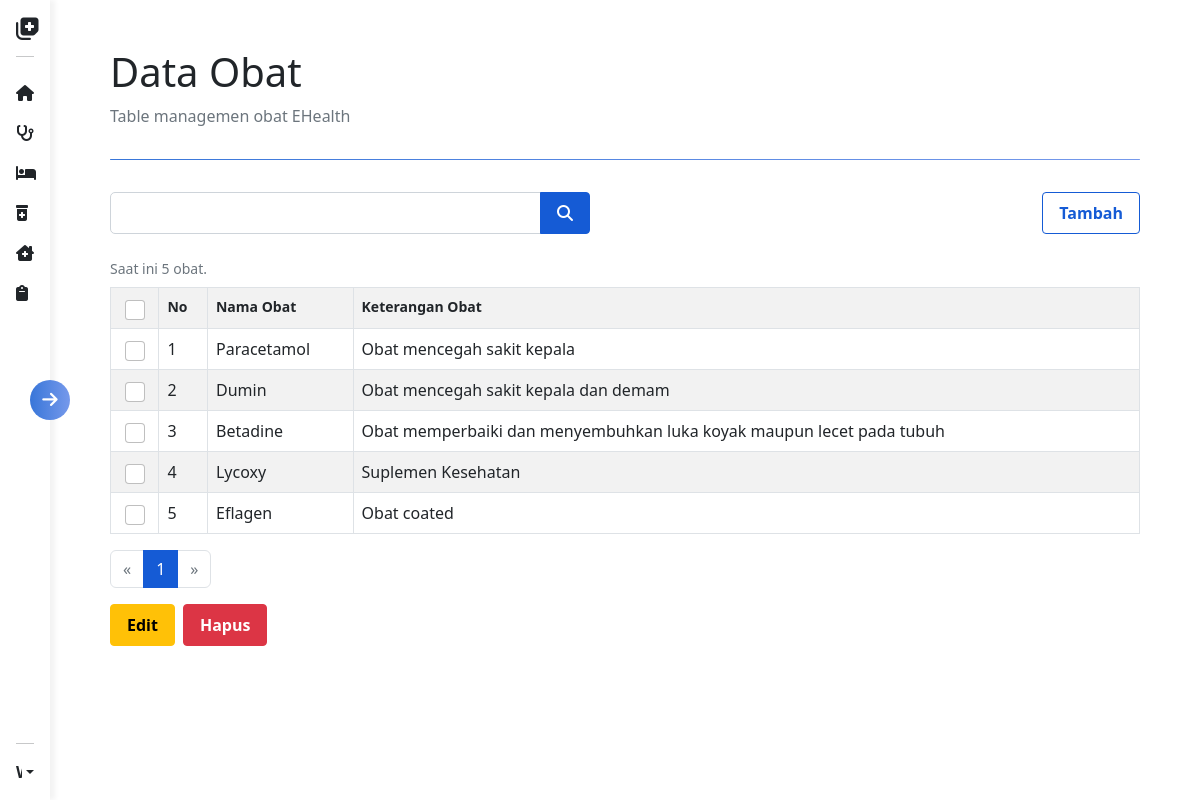
Screenshot of /php/obat/index.php (signed in) with the database file from the repository.
### tables this page shows
CREATE TABLE `tb_obat` (
  `id` int(11) NOT NULL,
  `nama_obat` varchar(200) NOT NULL,
  `ket_obat` text NOT NULL
);

### php/functions.php (called while the page is built, shortened)
<?php
$conn = mysqli_connect('localhost', 'root', '', 'rumahsakit');
function query($q){
    global $conn;
    $data = mysqli_query($conn, $q);
    $arr = [];
    while($a = mysqli_fetch_assoc($data)){
        $arr[] = $a;
    }
    return $arr;
}
?>

### php/obat/index.php (the view, shortened to what this page needs)
<?php
require_once "../functions.php";
$current_table = 'tb_obat';
$datas = query("SELECT * FROM `$current_table`");
$total_datas = count($datas);
$limit = 10;
$current_page = (int) ($_GET['page'] ?? 1);
$start = ($current_page - 1) * $limit;
$total_pages = (int) ceil(count($datas) / $limit);
if(isset($_GET['search']) || isset($_POST['search-btn'])){
    $keyword = $_GET['search'] ?? $_POST['search'];
    $datas = search($keyword, $current_table);
    $total_datas = count($datas);
    $total_pages = (int) ceil(count($datas) / $limit);
    $datas = searchWithLimit($keyword, $start, $limit, $current_table);
}else{
    $datas = query("SELECT * FROM `$current_table` LIMIT $start, $limit");
}
?>
<?php require_once "../partials/header.php" ?>
<div class="d-flex">
    <?php require_once "../partials/sidebar.php" ?>
    <div class="container-fluid py-5 mx-5" style="overflow-y: auto; max-height: 100vh;">
        <h1>Data Obat</h1>
        <p class="text-muted">Table managemen obat EHealth</p>
        <div class="d-flex align-items-center justify-content-between mb-3" style="margin-top: 4rem;">
            <form action="" method="post" style="width: 100%; max-width: 480px;">
                <div class="input-group">
                    <input type="text" name="search" id="search-input" class="form-control" data-table="<?= $current_table ?>" value="<?= $keyword ?? ''?>">
                    <button type="submit" name="search-btn" class="btn btn-primary"><i class="fa-solid fa-magnifying-glass"></i></button>
                </div>
            </form>
            <a href="./tambah.php" class="btn btn-outline-primary">Tambah</a>
        </div>
        <div class="table-responsive" id="table-element">
            <?php if(count($datas) > 0): ?>
                <form action="" method="post" id="checked_form">
                    <table class="table table-striped table-bordered caption-top">
                        <caption>Saat ini <?= $total_datas ?> obat.</caption>
                        <tr>
                            <th>
                                <input type="checkbox" class="form-check-input mx-auto d-block" id="select-all-checks" style="width: 20px; height: 20px;">
                            </th>
                            <th>No</th>
                            <th>Nama Obat</th>
                            <th>Keterangan Obat</th>
                        </tr>
                        <?php $i = $start + 1; foreach($datas as $data): ?>
                            <tr>
                                <td>
                                    <input type="checkbox" class="form-check-input checks mx-auto d-block" style="width: 20px; height: 20px;" name="<?= "select_single_$i"?>" value="<?= $data['id']?>">
                                </td>
                                <td><?= $i?></td>
                                <td><?= $data['nama_obat']?></td>
                                <td><?= $data['ket_obat']?></td>
                            </tr>
                        <?php $i++; endforeach; ?>
                    </table>
                </form>
                <nav aria-label="Page navigation example">
                    <ul class="pagination gap-0">
                        <li class="page-item <?= $current_page == 1 ? 'disabled' : ''?>">
                            <a class="page-link" href="?<?= isset($keyword) ? "search=$keyword&" : ''?>page=<?= $current_page - 1?>" aria-label="Previous">
                                <span aria-hidden="true">&laquo;</span>
                            </a>
                        </li>
                        <?php for($j = 0; $j < $total_pages; $j++): ?>
                                <li class="page-item <?= $j + 1 == $current_page ? 'active' : '' ?>"><a class="page-link" href="?<?= isset($keyword) ? "search=$keyword&" : ''?>page=<?= $j + 1 ?>"><?= $j + 1?></a></li>
                        <?php endfor; ?>
                        <li class="page-item <?= $current_page == $total_pages ? 'disabled' : ''?>">
                            <a class="page-link" href="?<?= isset($keyword) ? "search=$keyword&" : ''?>page=<?= $current_page + 1?>" aria-label="Next">
                                <span aria-hidden="true">&raquo;</span>
                            </a>
                        </li>
                    </ul>
                </nav>
            <?php else: ?>
                <h4 class="mt-3 mb-4">Saat ini tidak ada data.</h4>
            <?php endif; ?>
        </div>
        <div class="d-flex gap-2">
            <button class="btn btn-warning edit">Edit</button>
            <button class="btn btn-danger hapus">Hapus</button>
        </div>
    </div>
</div>
<?php require_once "../partials/footer.php" ?>

### assets/css/style.css (style rules this page uses)
:root { --gradient: linear-gradient(90deg, rgb(56, 118, 217), rgb(118, 153, 235)); --gradient-purple: linear-gradient(90deg, rgb(174, 56, 217), rgb(235, 118, 134)); }
a { text-decoration: none !important; }
th, caption { font-size: 14px; }

### rows the page displays
tb_obat: nama_obat "Paracetamol", ket_obat "Obat mencegah sakit kepala"
tb_obat: nama_obat "Dumin", ket_obat "Obat mencegah sakit kepala dan demam"
tb_obat: nama_obat "Betadine", ket_obat "Obat memperbaiki dan menyembuhkan luka koyak maupun lecet pada tubuh"
tb_obat: nama_obat "Lycoxy", ket_obat "Suplemen Kesehatan"
tb_obat: nama_obat "Eflagen", ket_obat "Obat coated"

### other values shown
$total_datas "5"
